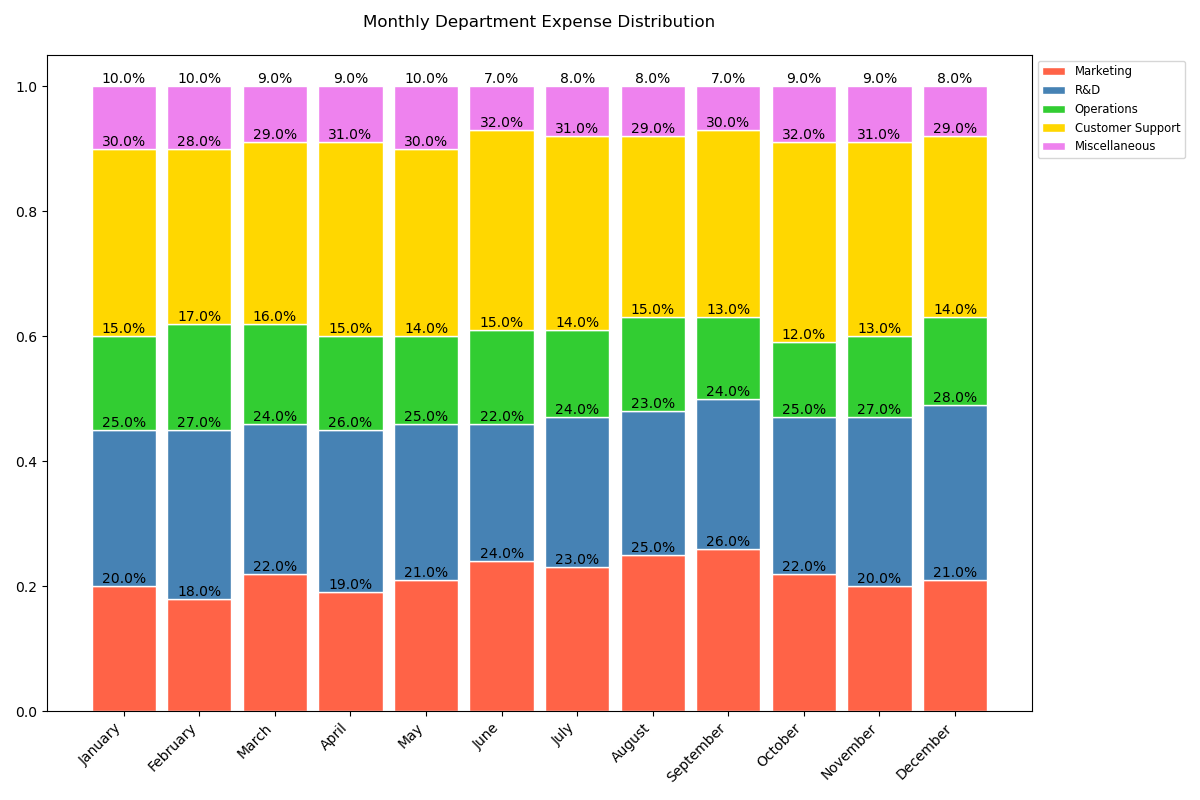

Recreate this plot in Python.

import matplotlib.pyplot as plt
import numpy as np

# Data
categories = ['Marketing', 'R&D', 'Operations', 'Customer Support', 'Miscellaneous']
months = ['January', 'February', 'March', 'April', 'May', 'June', 
          'July', 'August', 'September', 'October', 'November', 'December']
data = np.array([
    [20, 18, 22, 19, 21, 24, 23, 25, 26, 22, 20, 21],
    [25, 27, 24, 26, 25, 22, 24, 23, 24, 25, 27, 28],
    [15, 17, 16, 15, 14, 15, 14, 15, 13, 12, 13, 14],
    [30, 28, 29, 31, 30, 32, 31, 29, 30, 32, 31, 29],
    [10, 10, 9, 9, 10, 7, 8, 8, 7, 9, 9, 8]
])

# Normalize data to sum up to 100%
data_cum = data.cumsum(axis=0)
data_cum = data_cum / data_cum[-1, :]

# Colors for each category
colors = ['#FF6347', '#4682B4', '#32CD32', '#FFD700', '#EE82EE']

# Plot
fig, ax = plt.subplots(figsize=(12, 8))  # Change width and height reasonably

bar_height = 0.85  # Change the band height for bars

# Create vertical bars
for i, (colname, color) in enumerate(zip(categories, colors)):
    heights = data_cum[i, :] if i == 0 else data_cum[i, :] - data_cum[i-1, :]
    ax.bar(months, heights, color=color, edgecolor='white', width=bar_height, 
           label=colname, bottom=(0 if i == 0 else data_cum[i-1, :]))

# Add y ticks
ax.set_xticks(np.arange(len(months)))
ax.set_xticklabels(months, rotation=45, ha='right')

# Add y labels to the bars
for i in ax.patches:
    ax.text(i.get_x() + i.get_width() / 2., i.get_height() + i.get_y(), 
            f'{i.get_height() * 100:.1f}%', ha='center', va='bottom')

# Add a legend
ax.legend(ncol=1, bbox_to_anchor=(1, 1), loc='upper left', fontsize='small')

# Set the title
ax.set_title('Monthly Department Expense Distribution', pad=20)

plt.tight_layout()
plt.show()
